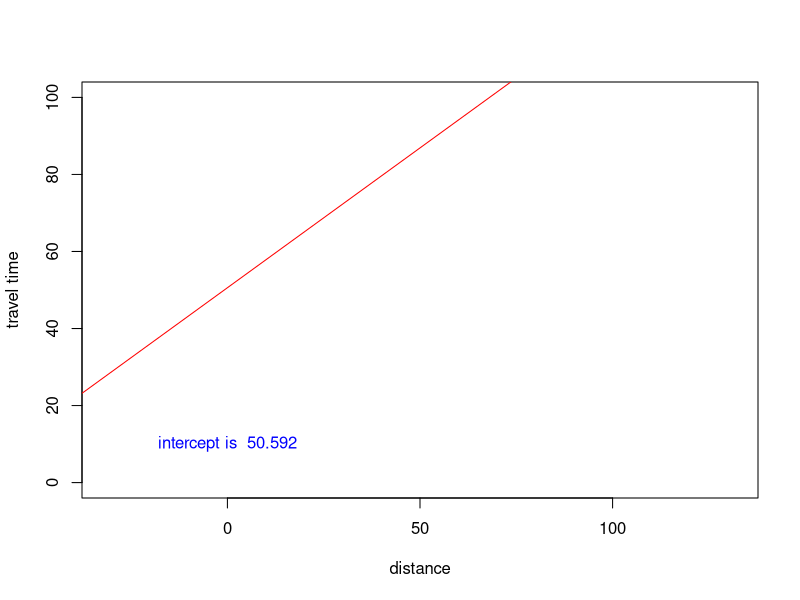

Reproduce this figure in R. (Note: this script raises an error after producing the figure.)
## ---- chunk 1
library(ggplot2)
## ---- chunk 2
R <- 0.636
Sx <- 99
Sy <- 113
b1 <- round(R*(Sy/Sx),3)


## ---- chunk 3
Mx <- 108
My <- 129
b0 <- round(My -(b1*Mx), 3)
## ---- chunk 4
plot(c(0,100), c(0,100), type = "n", xlab="distance", ylab="travel time", asp = 1)
text(0,10, paste("intercept is ", b0), col = "blue")#, adj = c(0, -.1))
abline(a=b0, b=b1, col = "RED")
## ---- chunk 5
R2 <- round(R**2,3)
## ---- chunk 6
residual <- 168 - travel_time

if( residual > 0){
  message <- "The residual is positive which means that the travel time is underestimated by the model"
}else if ( residual < 0){
  message <- "The residual is negetive which means that the travel time is overestimated by the model"
}else{
  message <- "The residual is zero which means that the travel time is exactly estimated by the model"
}
